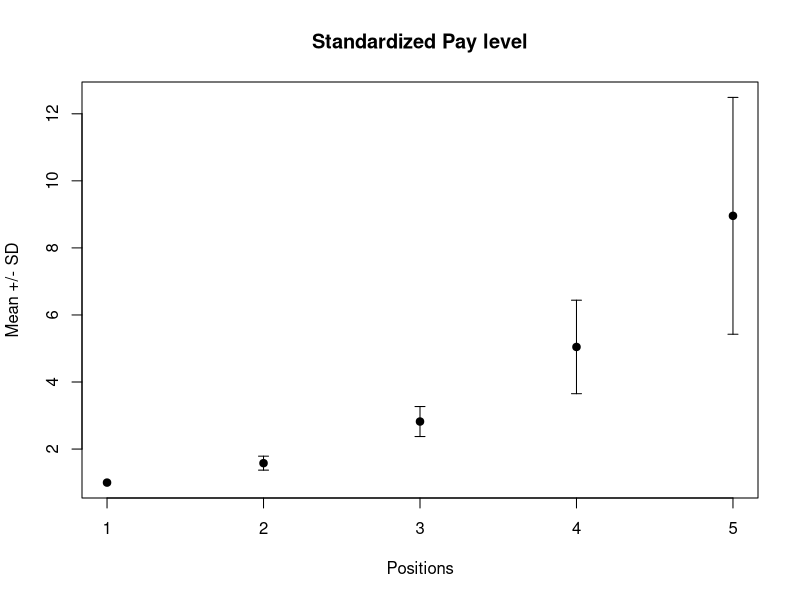
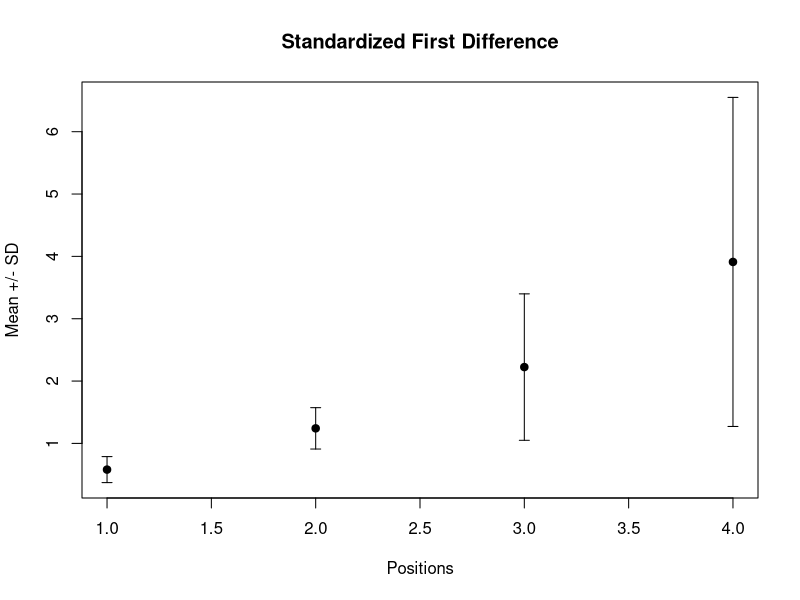
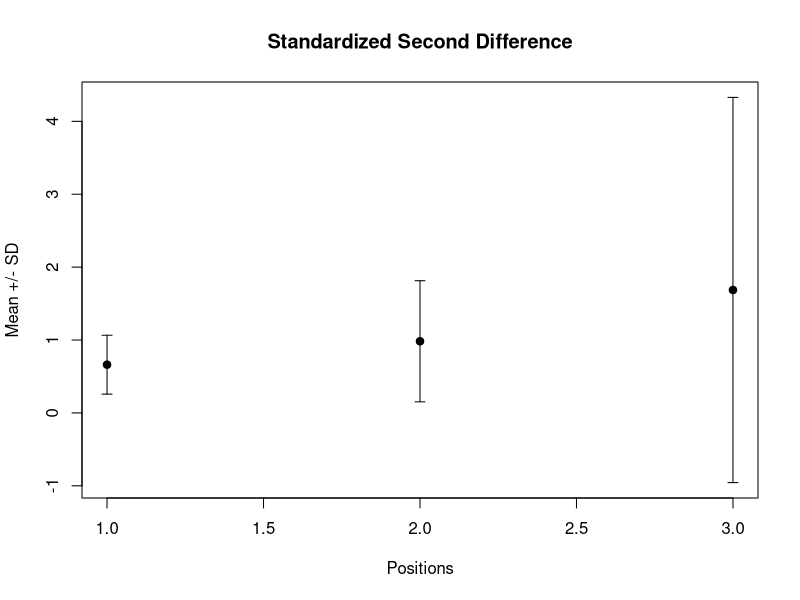

Generate these figures, in order, with R:
setwd("~/Desktop/18-19 Thesis/R Calculations/1996 Ladders")

noZoneNoArea <- read.csv("noZoneNoArea.csv")

# TRANSPOSE
# first remember the names
code <- noZoneNoArea$code

# transpose all but the first column (name)
noZoneNoAreaTrans <- as.data.frame(t(noZoneNoArea[,-1]))
colnames(noZoneNoAreaTrans) <- code

# LEVEL
# Create standardized dataframe
position <- row.names(noZoneNoAreaTrans)
levelStd <- data.frame(matrix(nrow = nrow(noZoneNoAreaTrans), ncol = ncol(noZoneNoAreaTrans)), row.names = position)

for (i in 1:ncol(noZoneNoAreaTrans)){
  for (j in 1:nrow(noZoneNoAreaTrans)){
    standardized <- noZoneNoAreaTrans[j,i]/noZoneNoAreaTrans[1,i]
    levelStd[j,i] <- standardized
  }
}
colnames(levelStd) <- code

# Calculate mean and sd
levelAvg = rowMeans(levelStd)
levelSd = apply(levelStd[,1:ncol(levelStd)],1,sd)
level <- cbind(levelStd, levelAvg, levelSd)

# Plot
mypath <- file.path("~/Desktop/18-19 Thesis/R Calculations/1996 Ladders/Plots/noZoneNoArea/levelStd.jpeg")
jpeg(file=mypath)

x1 <- 1:nrow(level)
plot(x1, levelAvg,
     ylim=range(c(levelAvg-levelSd, levelAvg+levelSd)),
     pch=19, xlab="Positions", ylab="Mean +/- SD",
     main="Standardized Pay level"
)
# hack: we draw arrows but with very special "arrowheads"
arrows(x1, levelAvg-levelSd, x1, levelAvg+levelSd, length=0.05, angle=90, code=3)

dev.off()


# FIRST DIFFERENCE
# Create standardized dataframe
gap <- c("AsstToStore", "StoreToDist", "DistToReg", "RegToTop")
firstDiffStd <- data.frame(matrix(nrow = nrow(levelStd)-1, ncol = ncol(noZoneNoAreaTrans)), row.names = gap)

for (i in 1:ncol(noZoneNoAreaTrans)){
  diff <- diff(levelStd[,i])
  firstDiffStd[,i] <- diff
}
colnames(firstDiffStd) <- code

# Calculate mean and sd
firstDiffAvg = rowMeans(firstDiffStd)
firstDiffSd = apply(firstDiffStd[,1:ncol(noZoneNoAreaTrans)],1,sd)
firstDiffStd <- cbind(firstDiffStd, firstDiffAvg, firstDiffSd)

# Plot
mypath <- file.path("~/Desktop/18-19 Thesis/R Calculations/1996 Ladders/Plots/noZoneNoArea/firstDiffStd.jpeg")
jpeg(file=mypath)

x2 <- 1:(nrow(firstDiffStd))
plot(x2, firstDiffAvg,
     ylim=range(c(firstDiffAvg-firstDiffSd, firstDiffAvg+firstDiffSd)),
     pch=19, xlab="Positions", ylab="Mean +/- SD",
     main="Standardized First Difference"
)
# hack: we draw arrows but with very special "arrowheads"
arrows(x1, firstDiffAvg-firstDiffSd, x1, firstDiffAvg+firstDiffSd, length=0.05, angle=90, code=3)

dev.off()

# SECOND DIFFERENCE
# Create dataframe
gap <- c("AsstToStoreVSStoreToDist", "StoreToDistVSDistToReg", "DistToRegVSRegToTop")
secondDiffStd <- data.frame(matrix(nrow = nrow(firstDiffStd) - 1, ncol = ncol(noZoneNoAreaTrans)), row.names = gap)

for (i in 1:ncol(noZoneNoAreaTrans)){
  diff <- diff(diff(levelStd[,i]))
  secondDiffStd[,i] <- diff
}
colnames(secondDiffStd) <- code

# Calculate mean and sd
secondDiffAvg = rowMeans(secondDiffStd)
secondDiffSd = apply(secondDiffStd[,1:14],1,sd)
secondDiffStd <- cbind(secondDiffStd, secondDiffAvg, secondDiffSd)

# Plot
mypath <- file.path("~/Desktop/18-19 Thesis/R Calculations/1996 Ladders/Plots/noZoneNoArea/secondDiffStd.jpeg")
jpeg(file=mypath)

x3 <- 1:nrow(secondDiffStd)
plot(x3, secondDiffAvg,
     ylim=range(c(secondDiffAvg-secondDiffSd, secondDiffAvg+secondDiffSd)),
     pch=19, xlab="Positions", ylab="Mean +/- SD",
     main="Standardized Second Difference"
)
# hack: we draw arrows but with very special "arrowheads"
arrows(x3, secondDiffAvg-secondDiffSd, x3, secondDiffAvg+secondDiffSd, length=0.05, angle=90, code=3)

dev.off()



